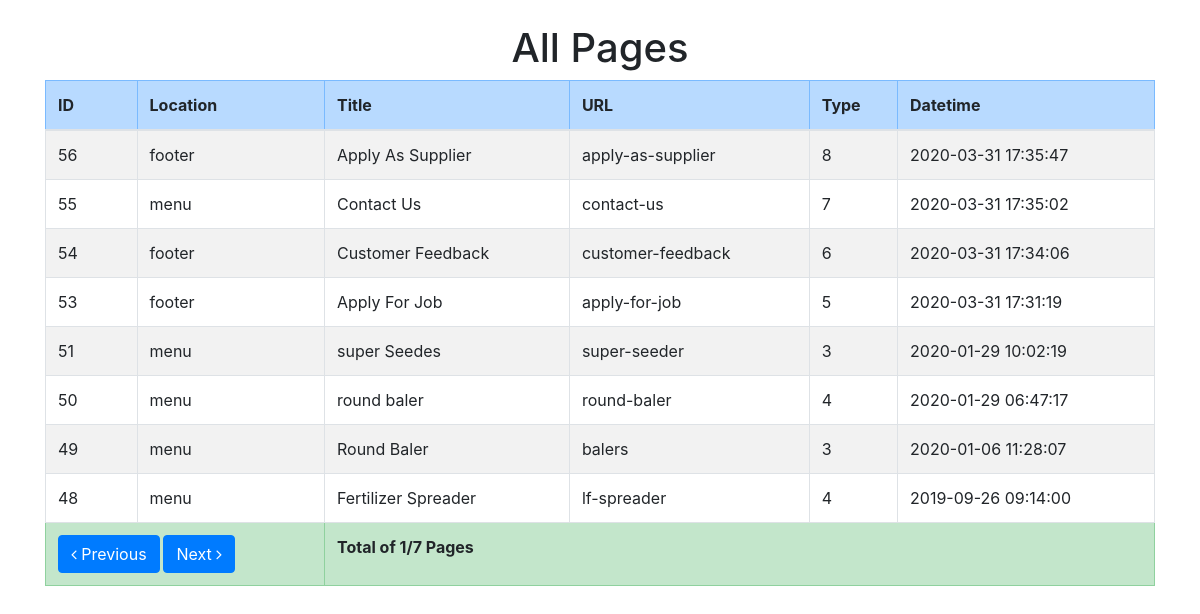
The page / on the database its author committed.
### tables this page shows
CREATE TABLE `page` (
  `id` int(11) NOT NULL,
  `location` varchar(20) NOT NULL COMMENT 'menu or footer',
  `url` varchar(150) NOT NULL,
  `title` varchar(150) NOT NULL,
  `meta_kw` varchar(255) NOT NULL,
  `meta_txt` varchar(255) NOT NULL,
  `heading` varchar(255) NOT NULL,
  `txt` text NOT NULL,
  `type` int(11) NOT NULL COMMENT '1 content, 2 category, 3 product, 4 product modal, 5 apply for job, 6 customer feedback form, 7 contact form, 8 apply as supplier',
  `type_ref` int(11) NOT NULL COMMENT 'id from ''prod,prod_cat,prod_model'' tables',
  `datetime` timestamp NOT NULL DEFAULT current_timestamp()
);

### Pagination.php (called while the page is built, shortened)
<?php
class Pagination
{
	private $per_page;
	private $conn;
	private $sql;
	public function __construct($conn, $sql, $per_page)
	{
		$this->conn 	= $conn;
		$this->sql 		= $sql;
		$this->per_page = $per_page;
	}
	private function totalRows()
	{
		$sql = $this->sql;
		$statement = $this->conn->prepare($sql);
		$statement->execute();
		$result = $statement->get_result();
		$totalRows = $result->num_rows;
		return $totalRows;
	}
	private function currentPage()
	{
		if(filter_has_var(INPUT_GET, 'page'))
		{
			$page = filter_input(INPUT_GET, 'page', FILTER_VALIDATE_INT);
			if($page == 0)
				$page = 1;
		}
		else
		{
			$page = 1;
		}
		return $page;
	}
	private function offset()
	{
		return $this->per_page * ($this->currentPage() - 1);
	}
	private function totalPages()
	{
		return ceil($this->totalRows() / $this->per_page);
	}
	private function executeQuery()
	{
		$sql = $this->sql." LIMIT ".$this->offset().",".$this->per_page;
		$statement = $this->conn->prepare($sql);
		$statement->execute();
		$result = $statement->get_result();
		return $result;
	}
	public function nextAndPreviousButtons()
	{
		$results 		= [];
		$this->php_self = basename($_SERVER['PHP_SELF']);
		$page 			= $this->currentPage();
		$totalPages 	= $this->totalPages();
		if($page > 1 )
			$results['previous'] = $this->php_self.'?page='.($page-1);
		else
			$results['previous'] = 'javascript:void(0)';
		if($page < $totalPages )
			$results['next'] = $this->php_self.'?page='.($page+1);
		else
			$results['next'] = 'javascript:void(0)';
		$results['page'] = $page;
		$results['totalPages'] = $totalPages;
		$results['query'] = $this->executeQuery();
		return $results;
	}
}

### index.php (the view, shortened to what this page needs)
<?php
include 'config.php';
include 'Pagination.php';
?>
<!DOCTYPE html>
<html lang="en">
<head>
	<link rel="stylesheet" href="https://maxcdn.bootstrapcdn.com/bootstrap/4.4.1/css/bootstrap.min.css">
	<link rel="stylesheet" href="https://cdnjs.cloudflare.com/ajax/libs/font-awesome/4.7.0/css/font-awesome.min.css">
</head>
<body>
	<div class="container pt-4">
		<h1 class="text-center">All Pages</h1>
		<table class="table table-striped table-bordered">
		    <thead>
		      <tr class="table-primary">
		        <th>ID</th>
		        <th>Location</th>
		        <th>Title</th>
		        <th>URL</th>
		        <th>Type</th>
		        <th>Datetime</th>
		      </tr>
		    </thead>
		    <tbody>
		      <?php
		      	$sql = "SELECT * FROM page ORDER BY id DESC";
		      	$pagination = New Pagination($conn, $sql, 8);
		      	$result = $pagination->nextAndPreviousButtons();
		      ?>
		      <?php while($row = $result['query']->fetch_object()) : ?>
		      	<tr>
		      		<td><?php echo $row->id ?></td>
		      		<td><?php echo $row->location ?></td>
		      		<td><?php echo $row->title ?></td>
		      		<td><?php echo $row->url ?></td>
		      		<td><?php echo $row->type ?></td>
		      		<td><?php echo $row->datetime ?></td>
		      	</tr>
		      <?php endwhile; ?>
		    </tbody>
		    <tfoot>
		    	<tr class="table-success">
		    		<th colspan="2">
		    			<a class="btn btn-primary" href="<?php echo $result['previous'] ?>"><i class="fa fa-angle-left"></i> Previous</a>
		    			<a class="btn btn-primary" href="<?php echo $result['next'] ?>">Next <i class="fa fa-angle-right"></i></a>
		    		</th>
		    		<th colspan="4">
		    			Total of <?php echo $result['page'].'/'.$result['totalPages'].' Pages'; ?>
		    		</th>
		    	</tr>
		    </tfoot>
		  </table>
	</div>
</body>
</html>

### rows shown on the page
page: id "56", location "footer", title "Apply As Supplier", url "apply-as-supplier", type "8", datetime "2020-03-31 17:35:47"
page: id "55", location "menu", title "Contact Us", url "contact-us", type "7", datetime "2020-03-31 17:35:02"
page: id "54", location "footer", title "Customer Feedback", url "customer-feedback", type "6", datetime "2020-03-31 17:34:06"
page: id "53", location "footer", title "Apply For Job", url "apply-for-job", type "5", datetime "2020-03-31 17:31:19"
page: id "51", location "menu", title "super Seedes", url "super-seeder", type "3", datetime "2020-01-29 10:02:19"
page: id "50", location "menu", title "round baler", url "round-baler", type "4", datetime "2020-01-29 06:47:17"
page: id "49", location "menu", title "Round Baler", url "balers", type "3", datetime "2020-01-06 11:28:07"
page: id "48", location "menu", title "Fertilizer Spreader", url "lf-spreader", type "4", datetime "2019-09-26 09:14:00"

### other values the page prints
$result['page'] "1"
$result['totalPages'] "7"
